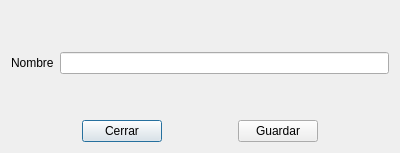
<?xml version="1.0" encoding="UTF-8"?>
<ui version="4.0">
 <class>frm_type_vehicle_document</class>
 <widget class="QDialog" name="frm_type_vehicle_document">
  <property name="geometry">
   <rect>
    <x>0</x>
    <y>0</y>
    <width>400</width>
    <height>153</height>
   </rect>
  </property>
  <property name="windowTitle">
   <string>Tipo de documento</string>
  </property>
  <layout class="QGridLayout" name="gridLayout">
   <item row="3" column="0">
    <layout class="QHBoxLayout" name="horizontalLayout">
     <item>
      <spacer name="horizontalSpacer">
       <property name="orientation">
        <enum>Qt::Orientation::Horizontal</enum>
       </property>
       <property name="sizeHint" stdset="0">
        <size>
         <width>40</width>
         <height>20</height>
        </size>
       </property>
      </spacer>
     </item>
     <item>
      <widget class="QPushButton" name="btn_close">
       <property name="text">
        <string>Cerrar</string>
       </property>
      </widget>
     </item>
     <item>
      <spacer name="horizontalSpacer_3">
       <property name="orientation">
        <enum>Qt::Orientation::Horizontal</enum>
       </property>
       <property name="sizeHint" stdset="0">
        <size>
         <width>40</width>
         <height>20</height>
        </size>
       </property>
      </spacer>
     </item>
     <item>
      <widget class="QPushButton" name="btn_save">
       <property name="text">
        <string>Guardar</string>
       </property>
      </widget>
     </item>
     <item>
      <spacer name="horizontalSpacer_2">
       <property name="orientation">
        <enum>Qt::Orientation::Horizontal</enum>
       </property>
       <property name="sizeHint" stdset="0">
        <size>
         <width>40</width>
         <height>20</height>
        </size>
       </property>
      </spacer>
     </item>
    </layout>
   </item>
   <item row="1" column="0">
    <layout class="QFormLayout" name="formLayout">
     <item row="0" column="0">
      <widget class="QLabel" name="lbl_name">
       <property name="text">
        <string>Nombre</string>
       </property>
      </widget>
     </item>
     <item row="0" column="1">
      <widget class="QLineEdit" name="txt_name"/>
     </item>
    </layout>
   </item>
   <item row="2" column="0">
    <spacer name="verticalSpacer">
     <property name="orientation">
      <enum>Qt::Orientation::Vertical</enum>
     </property>
     <property name="sizeType">
      <enum>QSizePolicy::Policy::Expanding</enum>
     </property>
     <property name="sizeHint" stdset="0">
      <size>
       <width>20</width>
       <height>40</height>
      </size>
     </property>
    </spacer>
   </item>
   <item row="0" column="0">
    <spacer name="verticalSpacer_2">
     <property name="orientation">
      <enum>Qt::Orientation::Vertical</enum>
     </property>
     <property name="sizeHint" stdset="0">
      <size>
       <width>20</width>
       <height>40</height>
      </size>
     </property>
    </spacer>
   </item>
  </layout>
 </widget>
 <tabstops>
  <tabstop>txt_name</tabstop>
  <tabstop>btn_close</tabstop>
  <tabstop>btn_save</tabstop>
 </tabstops>
 <resources/>
 <connections/>
</ui>
